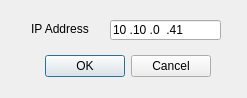
<?xml version="1.0" encoding="UTF-8"?>
<ui version="4.0">
 <class>ip</class>
 <widget class="QDialog" name="ip">
  <property name="geometry">
   <rect>
    <x>0</x>
    <y>0</y>
    <width>247</width>
    <height>98</height>
   </rect>
  </property>
  <property name="windowTitle">
   <string>Remote Host</string>
  </property>
  <widget class="QDialogButtonBox" name="buttonBox">
   <property name="geometry">
    <rect>
     <x>40</x>
     <y>50</y>
     <width>171</width>
     <height>32</height>
    </rect>
   </property>
   <property name="orientation">
    <enum>Qt::Horizontal</enum>
   </property>
   <property name="standardButtons">
    <set>QDialogButtonBox::Cancel|QDialogButtonBox::Ok</set>
   </property>
  </widget>
  <widget class="QLabel" name="label">
   <property name="geometry">
    <rect>
     <x>31</x>
     <y>21</y>
     <width>71</width>
     <height>16</height>
    </rect>
   </property>
   <property name="layoutDirection">
    <enum>Qt::LeftToRight</enum>
   </property>
   <property name="text">
    <string>IP Address</string>
   </property>
  </widget>
  <widget class="QLineEdit" name="lineEdit">
   <property name="geometry">
    <rect>
     <x>110</x>
     <y>20</y>
     <width>111</width>
     <height>20</height>
    </rect>
   </property>
   <property name="inputMask">
    <string>999.999.999.999; </string>
   </property>
   <property name="text">
    <string>10.10.0.41</string>
   </property>
  </widget>
  <zorder>label</zorder>
  <zorder>buttonBox</zorder>
  <zorder>lineEdit</zorder>
 </widget>
 <resources/>
 <connections>
  <connection>
   <sender>buttonBox</sender>
   <signal>accepted()</signal>
   <receiver>ip</receiver>
   <slot>accept()</slot>
   <hints>
    <hint type="sourcelabel">
     <x>248</x>
     <y>254</y>
    </hint>
    <hint type="destinationlabel">
     <x>157</x>
     <y>274</y>
    </hint>
   </hints>
  </connection>
  <connection>
   <sender>buttonBox</sender>
   <signal>rejected()</signal>
   <receiver>ip</receiver>
   <slot>reject()</slot>
   <hints>
    <hint type="sourcelabel">
     <x>316</x>
     <y>260</y>
    </hint>
    <hint type="destinationlabel">
     <x>286</x>
     <y>274</y>
    </hint>
   </hints>
  </connection>
 </connections>
</ui>
